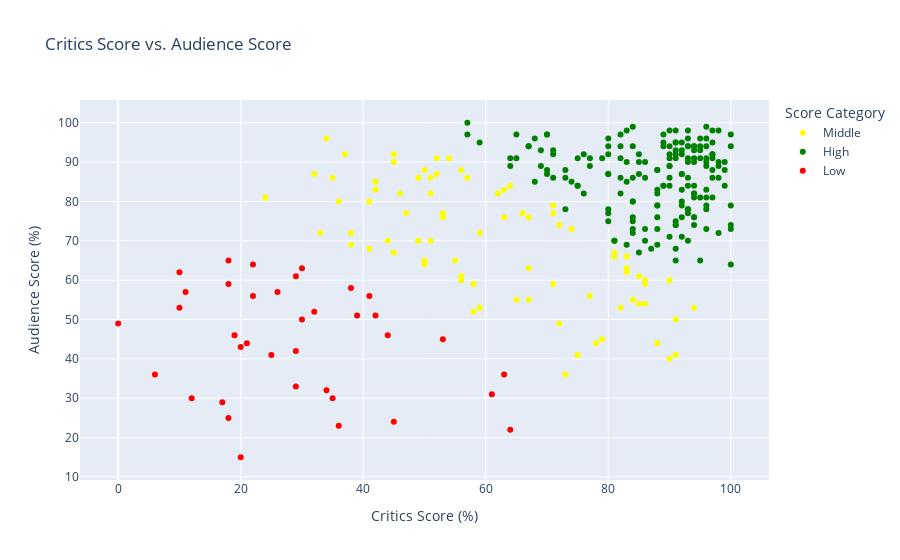

Notebook code for this chart:
### Markdown cell above
#### 2. Correlation Between Critics and Audience Scores

### Code cell
df['Score Category'] = np.where(
    (df['Critics Score'] + df['Audience Score']) / 2 < 50, 'Low',
    np.where((df['Critics Score'] + df['Audience Score']) / 2 > 75, 'High', 'Middle')
)
fig_scatter = px.scatter(df, x='Critics Score', y='Audience Score',
                         title='Critics Score vs. Audience Score',
                         labels={'Critics Score': 'Critics Score (%)', 'Audience Score': 'Audience Score (%)'},
                         hover_data=['Movie Name'],
                         color='Score Category',  # Color by the defined score category
                         color_discrete_map={
                            'Low': 'red',
                            'Middle': 'yellow',
                            'High': 'green'
                        })
fig_scatter.show()

### Figure 1 — Plotly figure (JSON) as saved in the notebook; plotly's stock layout.template omitted (floating-point values rounded to 4 significant figures; data arrays with more than 128 entries replaced by an {"elided": "..."} marker saying what was removed)
{"data": [{"customdata": [["Longlegs"], ["Trap"], ["Horizon: An American Saga - Chapter 1"], ["The Killer"], ["Alien: Covenant"], ["Despicable Me 4"], ["Immaculate"], ["Kinds of Kindness"], ["The Killer"], ["Anyone But You"], ["IF"], ["Leave the World Behind"], ["The Beast Within"], ["Ghostbusters: Frozen Empire"], ["Arcadian"], ["The Marvels"], ["Find Me Falling"], ["Five Nights at Freddy's"], ["Knox Goes Away"], ["The Idea of You"], ["The Garfield Movie"], ["Godzilla x Kong: The New Empire"], ["In a Violent Nature"], ["Hillbilly Elegy"], ["Reptile"], ["The Devil's Bath"], ["Once Upon a Deadpool"], ["Sleeping Dogs"], ["Argylle"], ["Beverly Hills Cop: Axel F"], ["Fair Play"], ["Spaceman"], ["Eternals"], ["The Convert"], ["Alone"], ["Operation Mincemeat"], ["Where the Crawdads Sing"], ["Napoleon"], ["Bob Marley: One Love"], ["Bullet Train"], ["Nocturnal Animals"], ["Thor: Love and Thunder"], ["The Little Things"], ["Boy Kills World"], ["The Flash"], ["Stopmotion"], ["The Accountant"], ["One Fast Move"], ["The Creator"], ["Life"], ["Starve Acre"], ["Out of Darkness"], ["Road House"], ["Ant-Man and The Wasp: Quantumania"], ["Saltburn"], ["Captain Marvel"], ["Speak No Evil"], ["Damsel"], ["The Nest"], ["The King's Man"], ["Joyride"], ["Operation Fortune: Ruse de guerre"], ["Midsommar"], ["Back to Black"], ["Kingsman: The Golden Circle"], ["Transformers: Rise of the Beasts"], ["The Gray Man"], ["Red Notice"], ["Shazam! Fury of the Gods"], ["Star Wars: The Last Jedi"], ["Star Wars: The Rise of Skywalker"], ["Noah"], ["Orphan: First Kill"], ["Eileen"], ["You'll Never Find Me"], ["Knock at the Cabin"], ["Ferrari"], ["It Comes at Night"], ["The Greatest Showman"]], "hovertemplate": "Score Category=Middle<br>Critics Score (%)=%{x}<br>Audience Score (%)=%{y}<br>Movie Name=%{customdata[0]}<extra></extra>", "legendgroup": "Middle", "marker": {"color": "yellow", "symbol": "circle"}, "mode": "markers", "name": "Middle", "orientation": "v", "showlegend": true, "type": "scatter", "x": [86, 55, 49, 58, 65, 56, 71, 72, 85, 52, 50, 73, 38, 42, 77, 62, 41, 32, 64, 81, 36, 54, 78, 24, 44, 90, 56, 42, 33, 66, 85, 50, 47, 83, 94, 83, 34, 58, 45, 53, 74, 63, 45, 59, 63, 91, 53, 38, 67, 67, 86, 86, 59, 46, 71, 79, 84, 56, 90, 41, 51, 51, 83, 35, 50, 52, 45, 37, 49, 91, 51, 75, 71, 82, 81, 67, 72, 88, 57], "xaxis": "x", "y": [60, 65, 70, 52, 55, 88, 59, 49, 61, 87, 88, 36, 69, 83, 56, 82, 68, 87, 84, 66, 80, 91, 44, 81, 70, 60, 61, 85, 72, 77, 54, 65, 77, 62, 53, 66, 96, 59, 92, 76, 73, 76, 67, 72, 83, 50, 77, 72, 76, 55, 59, 54, 53, 82, 79, 45, 55, 60, 40, 80, 70, 82, 63, 86, 64, 91, 90, 92, 86, 41, 86, 41, 77, 53, 67, 63, 74, 44, 86], "yaxis": "y"}, {"customdata": {"elided": "176x1 str values"}, "hovertemplate": "Score Category=High<br>Critics Score (%)=%{x}<br>Audience Score (%)=%{y}<br>Movie Name=%{customdata[0]}<extra></extra>", "legendgroup": "High", "marker": {"color": "green", "symbol": "circle"}, "mode": "markers", "name": "High", "orientation": "v", "showlegend": true, "type": "scatter", "x": {"elided": "176 int values"}, "xaxis": "x", "y": {"elided": "176 int values"}, "yaxis": "y"}, {"customdata": [["The Union"], ["Borderlands"], ["Jackpot!"], ["The Instigators"], ["Alien 3"], ["The Watchers"], ["Madame Web"], ["Passengers"], ["Tarot"], ["Night Swim"], ["Drive-Away Dolls"], ["Why Him?"], ["Mothers' Instinct"], ["A Family Affair"], ["Fifty Shades of Grey"], ["The Other Woman"], ["Miller's Girl"], ["Aliens vs. Predator: Requiem"], ["The Emoji Movie"], ["Joe Rogan: Burn the Boats"], ["Rebel Moon: Part One - A Child of Fire"], ["Bokeh"], ["After"], ["Trigger Warning"], ["Atlas"], ["Unfrosted"], ["French Girl"], ["The Strangers: Chapter 1"], ["Saving Bikini Bottom: The Sandy Cheeks Movie"], ["X-Men Origins: Wolverine"], ["Lift"], ["Dark Phoenix"], ["Crescent City"], ["Grown Ups"], ["Under Paris"], ["The Predator"], ["Consumed"]], "hovertemplate": "Score Category=Low<br>Critics Score (%)=%{x}<br>Audience Score (%)=%{y}<br>Movie Name=%{customdata[0]}<extra></extra>", "legendgroup": "Low", "marker": {"color": "red", "symbol": "circle"}, "mode": "markers", "name": "Low", "orientation": "v", "showlegend": true, "type": "scatter", "x": [36, 10, 30, 41, 44, 32, 11, 30, 18, 20, 63, 39, 53, 35, 25, 26, 29, 12, 6, 0, 22, 45, 18, 20, 19, 42, 29, 21, 64, 38, 29, 22, 17, 10, 61, 34, 18], "xaxis": "x", "y": [23, 53, 50, 56, 46, 52, 57, 63, 59, 43, 36, 51, 45, 30, 41, 57, 42, 30, 36, 49, 56, 24, 65, 15, 46, 51, 61, 44, 22, 58, 33, 64, 29, 62, 31, 32, 25], "yaxis": "y"}], "layout": {"legend": {"title": {"text": "Score Category"}, "tracegroupgap": 0}, "title": {"text": "Critics Score vs. Audience Score"}, "xaxis": {"anchor": "y", "domain": [0, 1], "title": {"text": "Critics Score (%)"}}, "yaxis": {"anchor": "x", "domain": [0, 1], "title": {"text": "Audience Score (%)"}}}}
